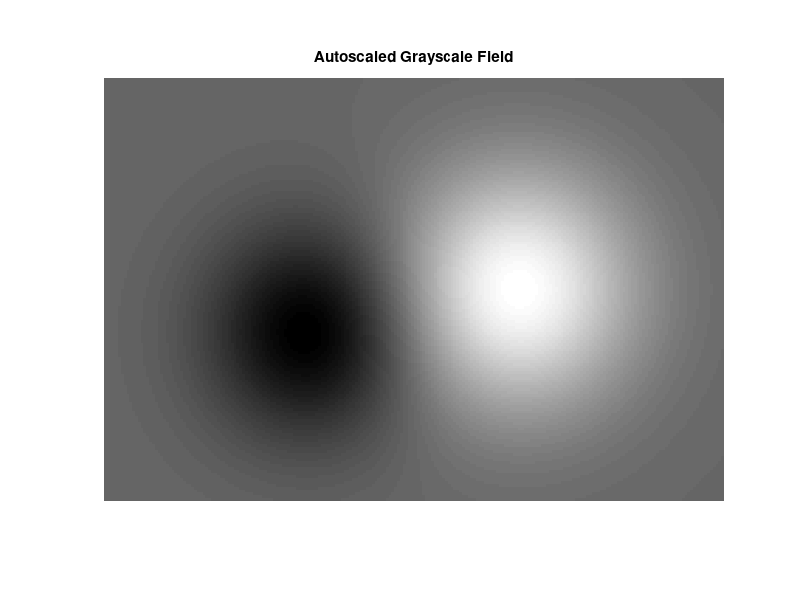

Here is the MATLAB script that generated this plot:
[X, Y] = meshgrid(linspace(-3, 3, 220), linspace(-2, 2, 150));
field = exp(-0.8*((X-1).^2 + Y.^2)) - 0.7*exp(-((X+1).^2 + (Y-0.4).^2));

imshow(field, []);
title('Autoscaled Grayscale Field');
